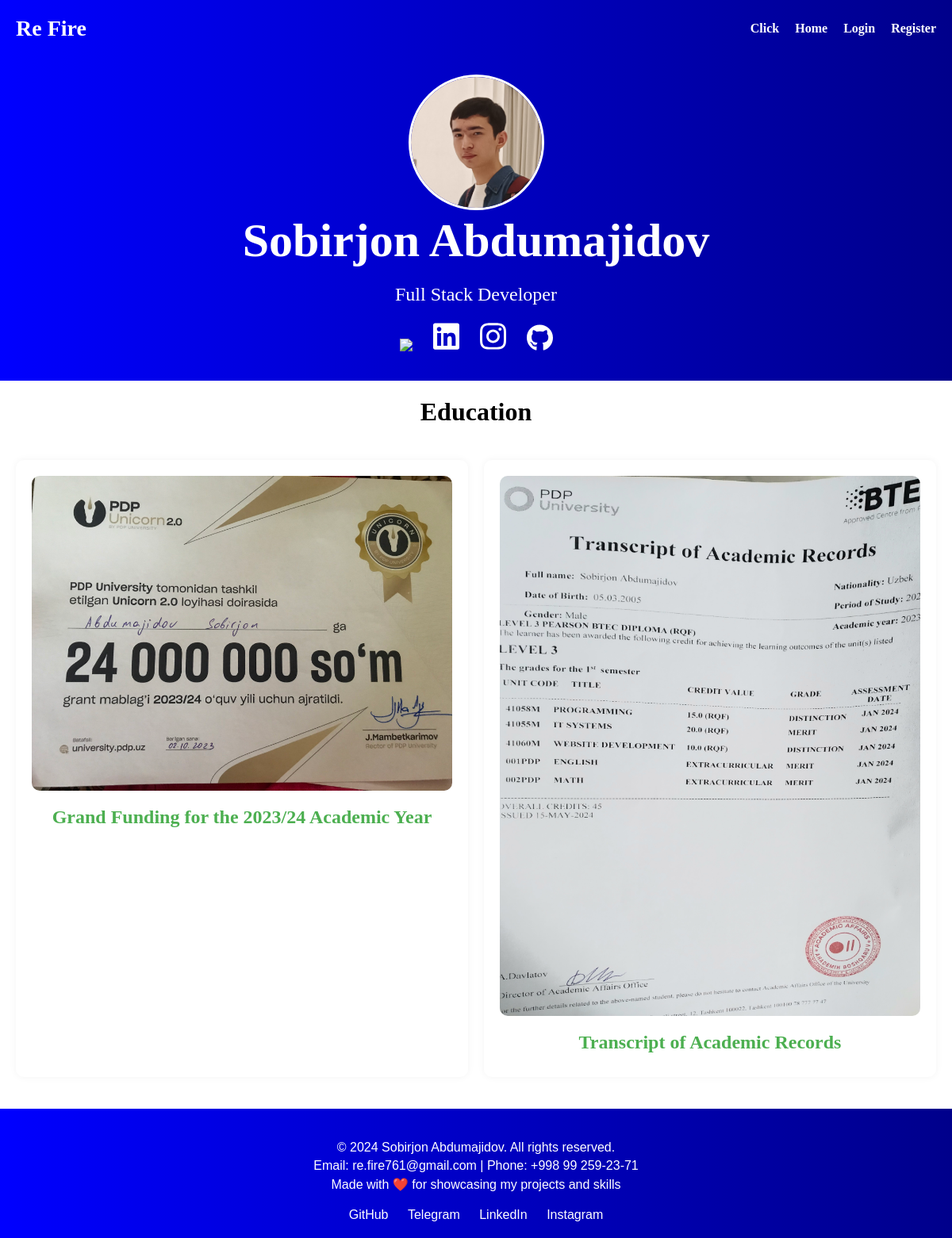
Page /education/ on the earlier database version.
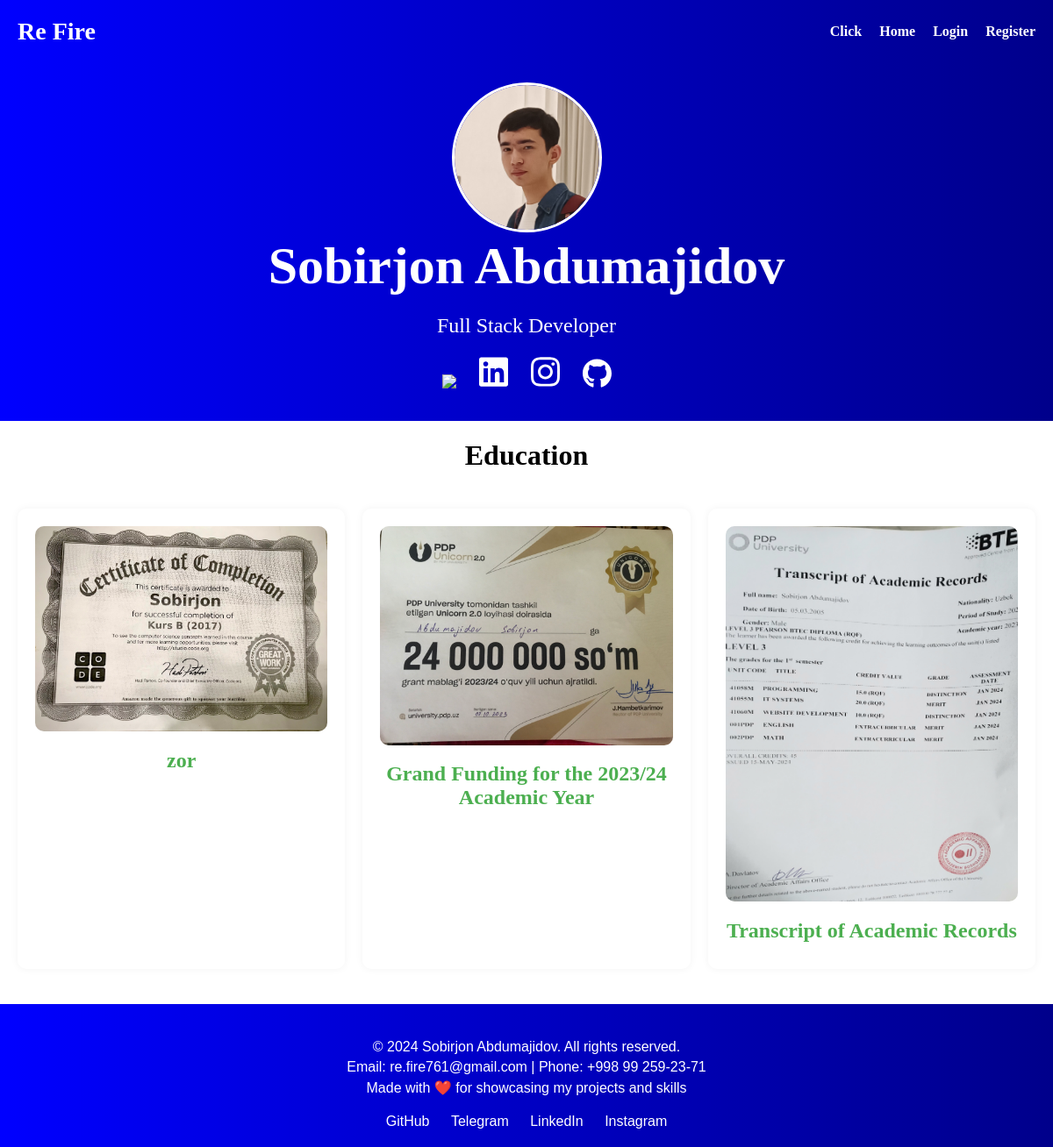
Same page on the later database version.
### myApp/models.py (models this page shows, shortened)
class MaqolaModel(models.Model):
    TAG = (
        ("Certificates", "Certificates"),
        ("Projects", "Projects"),
        ("Education", "Education"),
    )
    title = models.CharField(max_length=255)
    image = models.ImageField(blank=True, null=True)
    source = models.CharField(max_length=255)
    link = models.CharField(max_length=500, blank=True, null=True)
    description_uzb = models.TextField(blank=True, null=True)
    description_eng = models.TextField(blank=True, null=True)
    tags = models.CharField(choices=TAG, max_length=255, blank=True, null=True)
    @property
    def imageURL(self):
        return self.image.url if self.image else ""

### myApp/views.py (the view)
# urls.py: path('education/', education, name='education'),
def education(request):
    education = MaqolaModel.objects.filter(tags='Education').order_by('-id')
    context = {
        'education':education
    }
    return render(
        request=request,
        template_name='local.html',
        context=context,
    )

### templates/local.html (shortened to what this page needs)
<!DOCTYPE html>
<html lang="en">
{% load static %}
<head>
    <link rel="stylesheet" href="{% static 'css/style.css' %}">
</head>
<body>
    {% if request.user.is_authenticated %}
        {% include 'login_header.html' %}
    {% else %}
        {% include 'header.html' %}
    {% endif %}
    <div class="hero">
        <div class="hero-content">
            <img src="{% static 'IMG_.jpg' %}" alt="Profile Picture" class="profile-pic">
            <h1>Sobirjon Abdumajidov</h1>
            <p>Full Stack Developer</p>
            <div class="addition-info">
                <a class="icon-svg" target="_blank" href="https://t.me/Djangoconfig"><img class="icon-svg" src="{% static 'telegram.svg' %}"></a>
                <a class="icon-svg" target="_blank" href="https://www.linkedin.com/in/sobirjon-abdumajidov-632659270/"><img class="icon-svg" src="{% static 'linkedin.svg' %}"></a>
                <a class="icon-svg" target="_blank" href="https://www.instagram.com/sobirjon_a05/"><img class="icon-svg" src="{% static 'instagram.svg' %}"></a>
                <a class="icon-svg" target="_blank" href="https://github.com/Sobirjon005"><img class="icon-svg" src="{% static 'github.svg' %}"></a>
            </div>
        </div>
    </div>
    <h1 class="category">Education</h1>
    <div class="container" id="education">
        {% for edc in education %}
            <div class="maqola" id="for_education">
                <img class="image_main" src="{{ edc.imageURL }}">
                <a href="{% url 'article_details' edc.id %}"><h2>{{ edc.title }}</h2></a>
            </div>
        {% endfor %}
    </div>
{% include 'footer.html' %}
</body>
</html>

Differences in the rows shown:
added MaqolaModel: imageURL (picture), title "zor"
